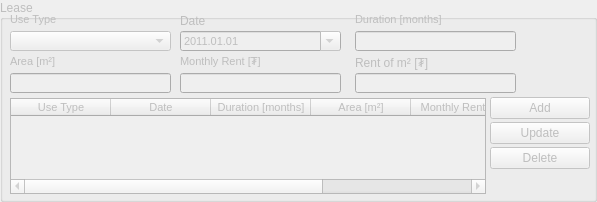
    <widget class="QGroupBox" name="c_lease_gbox">
     <property name="enabled">
      <bool>false</bool>
     </property>
     <property name="geometry">
      <rect>
       <x>233</x>
       <y>157</y>
       <width>597</width>
       <height>202</height>
      </rect>
     </property>
     <property name="title">
      <string>Lease</string>
     </property>
     <widget class="QLabel" name="label_74">
      <property name="geometry">
       <rect>
        <x>180</x>
        <y>11</y>
        <width>86</width>
        <height>20</height>
       </rect>
      </property>
      <property name="minimumSize">
       <size>
        <width>0</width>
        <height>20</height>
       </size>
      </property>
      <property name="maximumSize">
       <size>
        <width>16777215</width>
        <height>20</height>
       </size>
      </property>
      <property name="text">
       <string>Date</string>
      </property>
     </widget>
     <widget class="QDateEdit" name="c_lease_dateEdit">
      <property name="geometry">
       <rect>
        <x>180</x>
        <y>31</y>
        <width>161</width>
        <height>20</height>
       </rect>
      </property>
      <property name="minimumSize">
       <size>
        <width>0</width>
        <height>20</height>
       </size>
      </property>
      <property name="maximumSize">
       <size>
        <width>16777215</width>
        <height>20</height>
       </size>
      </property>
      <property name="font">
       <font>
        <pointsize>8</pointsize>
       </font>
      </property>
      <property name="dateTime">
       <datetime>
        <hour>0</hour>
        <minute>0</minute>
        <second>0</second>
        <year>2011</year>
        <month>1</month>
        <day>1</day>
       </datetime>
      </property>
      <property name="displayFormat">
       <string>yyyy.MM.dd</string>
      </property>
      <property name="calendarPopup">
       <bool>true</bool>
      </property>
     </widget>
     <widget class="QPushButton" name="c_lease_add_button">
      <property name="geometry">
       <rect>
        <x>490</x>
        <y>97</y>
        <width>100</width>
        <height>22</height>
       </rect>
      </property>
      <property name="sizePolicy">
       <sizepolicy hsizetype="Fixed" vsizetype="Fixed">
        <horstretch>0</horstretch>
        <verstretch>0</verstretch>
       </sizepolicy>
      </property>
      <property name="minimumSize">
       <size>
        <width>0</width>
        <height>22</height>
       </size>
      </property>
      <property name="maximumSize">
       <size>
        <width>100</width>
        <height>22</height>
       </size>
      </property>
      <property name="text">
       <string>Add</string>
      </property>
     </widget>
     <widget class="QPushButton" name="c_lease_update_button">
      <property name="geometry">
       <rect>
        <x>490</x>
        <y>122</y>
        <width>100</width>
        <height>22</height>
       </rect>
      </property>
      <property name="sizePolicy">
       <sizepolicy hsizetype="Fixed" vsizetype="Fixed">
        <horstretch>0</horstretch>
        <verstretch>0</verstretch>
       </sizepolicy>
      </property>
      <property name="minimumSize">
       <size>
        <width>0</width>
        <height>22</height>
       </size>
      </property>
      <property name="maximumSize">
       <size>
        <width>100</width>
        <height>22</height>
       </size>
      </property>
      <property name="text">
       <string>Update</string>
      </property>
     </widget>
     <widget class="QPushButton" name="c_lease_delete_button">
      <property name="geometry">
       <rect>
        <x>490</x>
        <y>147</y>
        <width>100</width>
        <height>22</height>
       </rect>
      </property>
      <property name="minimumSize">
       <size>
        <width>0</width>
        <height>22</height>
       </size>
      </property>
      <property name="maximumSize">
       <size>
        <width>100</width>
        <height>22</height>
       </size>
      </property>
      <property name="text">
       <string>Delete</string>
      </property>
     </widget>
     <widget class="QLabel" name="decisionDateLabel_22">
      <property name="geometry">
       <rect>
        <x>355</x>
        <y>6</y>
        <width>157</width>
        <height>20</height>
       </rect>
      </property>
      <property name="minimumSize">
       <size>
        <width>0</width>
        <height>20</height>
       </size>
      </property>
      <property name="maximumSize">
       <size>
        <width>16777215</width>
        <height>20</height>
       </size>
      </property>
      <property name="font">
       <font>
        <pointsize>8</pointsize>
       </font>
      </property>
      <property name="text">
       <string>Duration [months]</string>
      </property>
      <property name="alignment">
       <set>Qt::AlignBottom|Qt::AlignLeading|Qt::AlignLeft</set>
      </property>
     </widget>
     <widget class="QLineEdit" name="c_lease_duration_edit">
      <property name="geometry">
       <rect>
        <x>355</x>
        <y>31</y>
        <width>161</width>
        <height>20</height>
       </rect>
      </property>
      <property name="minimumSize">
       <size>
        <width>0</width>
        <height>20</height>
       </size>
      </property>
      <property name="maximumSize">
       <size>
        <width>16777215</width>
        <height>20</height>
       </size>
      </property>
      <property name="font">
       <font>
        <pointsize>8</pointsize>
       </font>
      </property>
     </widget>
     <widget class="QTableWidget" name="c_lease_twidget">
      <property name="geometry">
       <rect>
        <x>10</x>
        <y>98</y>
        <width>476</width>
        <height>96</height>
       </rect>
      </property>
      <property name="font">
       <font>
        <pointsize>8</pointsize>
       </font>
      </property>
      <column>
       <property name="text">
        <string>Use Type</string>
       </property>
      </column>
      <column>
       <property name="text">
        <string>Date</string>
       </property>
      </column>
      <column>
       <property name="text">
        <string>Duration [months]</string>
       </property>
      </column>
      <column>
       <property name="text">
        <string>Area [m²]</string>
       </property>
      </column>
      <column>
       <property name="text">
        <string>Monthly Rent [₮]</string>
       </property>
      </column>
      <column>
       <property name="text">
        <string>Rent of m² [₮]</string>
       </property>
      </column>
     </widget>
     <widget class="QLabel" name="applicationDateLabel_29">
      <property name="geometry">
       <rect>
        <x>10</x>
        <y>6</y>
        <width>175</width>
        <height>20</height>
       </rect>
      </property>
      <property name="minimumSize">
       <size>
        <width>0</width>
        <height>20</height>
       </size>
      </property>
      <property name="maximumSize">
       <size>
        <width>16777215</width>
        <height>20</height>
       </size>
      </property>
      <property name="font">
       <font>
        <pointsize>8</pointsize>
       </font>
      </property>
      <property name="text">
       <string>Use Type</string>
      </property>
      <property name="alignment">
       <set>Qt::AlignBottom|Qt::AlignLeading|Qt::AlignLeft</set>
      </property>
     </widget>
     <widget class="QLabel" name="decisionDateLabel_23">
      <property name="geometry">
       <rect>
        <x>180</x>
        <y>48</y>
        <width>157</width>
        <height>20</height>
       </rect>
      </property>
      <property name="minimumSize">
       <size>
        <width>0</width>
        <height>20</height>
       </size>
      </property>
      <property name="maximumSize">
       <size>
        <width>16777215</width>
        <height>20</height>
       </size>
      </property>
      <property name="font">
       <font>
        <pointsize>8</pointsize>
       </font>
      </property>
      <property name="text">
       <string>Monthly Rent [₮]</string>
      </property>
      <property name="alignment">
       <set>Qt::AlignBottom|Qt::AlignLeading|Qt::AlignLeft</set>
      </property>
     </widget>
     <widget class="QLabel" name="applicationDateLabel_30">
      <property name="geometry">
       <rect>
        <x>10</x>
        <y>48</y>
        <width>175</width>
        <height>20</height>
       </rect>
      </property>
      <property name="minimumSize">
       <size>
        <width>0</width>
        <height>20</height>
       </size>
      </property>
      <property name="maximumSize">
       <size>
        <width>16777215</width>
        <height>20</height>
       </size>
      </property>
      <property name="font">
       <font>
        <pointsize>8</pointsize>
       </font>
      </property>
      <property name="text">
       <string>Area [m²]</string>
      </property>
      <property name="alignment">
       <set>Qt::AlignBottom|Qt::AlignLeading|Qt::AlignLeft</set>
      </property>
     </widget>
     <widget class="QLineEdit" name="c_lease_expenses_edit">
      <property name="geometry">
       <rect>
        <x>180</x>
        <y>73</y>
        <width>161</width>
        <height>20</height>
       </rect>
      </property>
      <property name="minimumSize">
       <size>
        <width>0</width>
        <height>20</height>
       </size>
      </property>
      <property name="maximumSize">
       <size>
        <width>16777215</width>
        <height>20</height>
       </size>
      </property>
      <property name="font">
       <font>
        <pointsize>8</pointsize>
       </font>
      </property>
     </widget>
     <widget class="QLabel" name="label_75">
      <property name="geometry">
       <rect>
        <x>355</x>
        <y>53</y>
        <width>161</width>
        <height>20</height>
       </rect>
      </property>
      <property name="minimumSize">
       <size>
        <width>0</width>
        <height>20</height>
       </size>
      </property>
      <property name="maximumSize">
       <size>
        <width>16777215</width>
        <height>20</height>
       </size>
      </property>
      <property name="text">
       <string>Rent of m² [₮]</string>
      </property>
     </widget>
     <widget class="QLineEdit" name="c_lease_area_edit">
      <property name="geometry">
       <rect>
        <x>10</x>
        <y>73</y>
        <width>161</width>
        <height>20</height>
       </rect>
      </property>
      <property name="minimumSize">
       <size>
        <width>0</width>
        <height>20</height>
       </size>
      </property>
      <property name="maximumSize">
       <size>
        <width>16777215</width>
        <height>20</height>
       </size>
      </property>
      <property name="font">
       <font>
        <pointsize>8</pointsize>
       </font>
      </property>
     </widget>
     <widget class="QLineEdit" name="c_lease_rent_of_m2">
      <property name="geometry">
       <rect>
        <x>355</x>
        <y>73</y>
        <width>161</width>
        <height>20</height>
       </rect>
      </property>
      <property name="minimumSize">
       <size>
        <width>0</width>
        <height>20</height>
       </size>
      </property>
      <property name="maximumSize">
       <size>
        <width>16777215</width>
        <height>20</height>
       </size>
      </property>
      <property name="font">
       <font>
        <pointsize>8</pointsize>
       </font>
      </property>
     </widget>
     <widget class="QComboBox" name="c_lease_use_type_cbox">
      <property name="geometry">
       <rect>
        <x>10</x>
        <y>31</y>
        <width>161</width>
        <height>20</height>
       </rect>
      </property>
      <property name="minimumSize">
       <size>
        <width>0</width>
        <height>20</height>
       </size>
      </property>
      <property name="maximumSize">
       <size>
        <width>16777215</width>
        <height>20</height>
       </size>
      </property>
     </widget>
    </widget>
